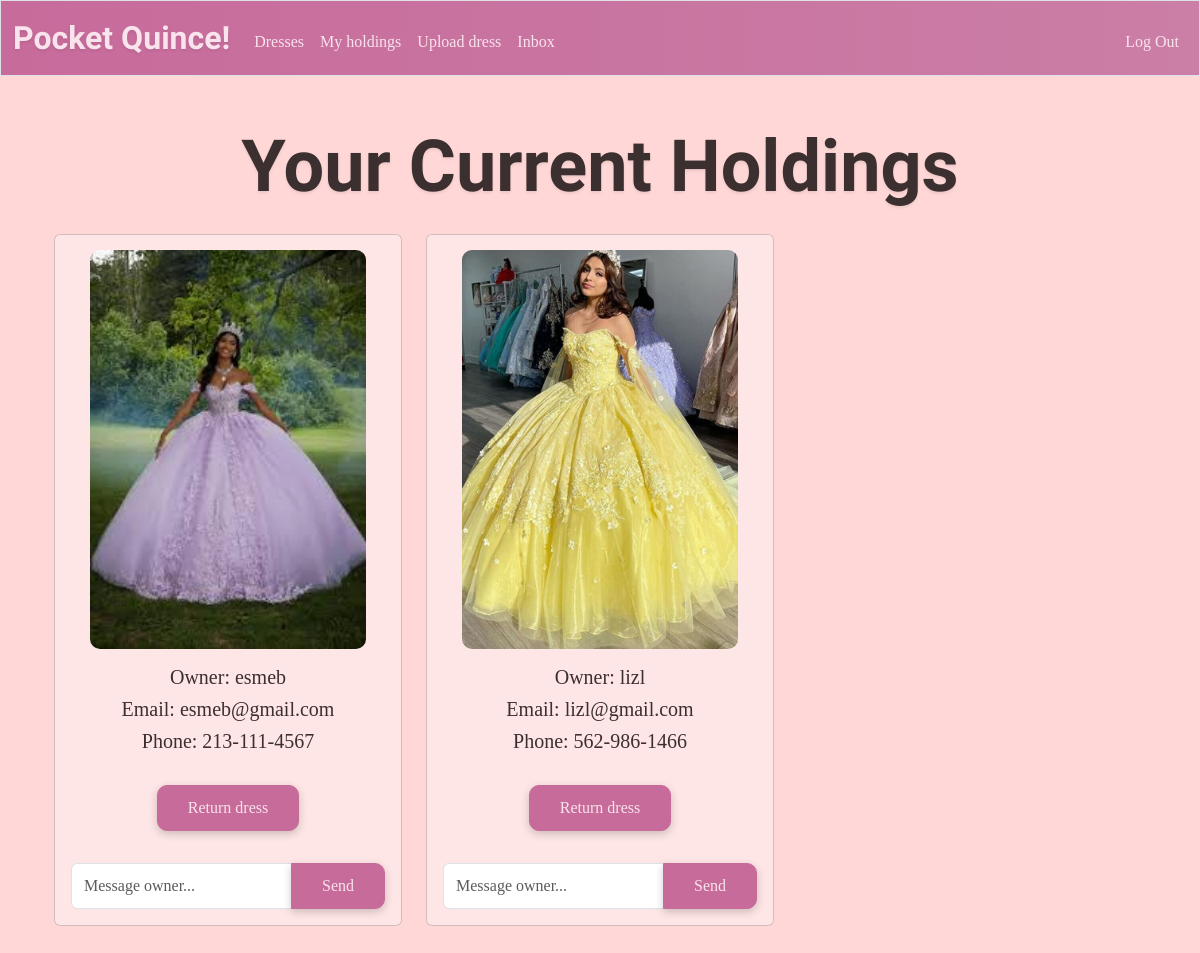
/holdings (signed in), run on the app's committed database.
### tables this page shows
CREATE TABLE dresses (
    id INTEGER PRIMARY KEY AUTOINCREMENT,
    size TEXT NOT NULL,
    color TEXT NOT NULL,
    owner INTEGER NOT NULL,
    image_url TEXT,
    time_posted TEXT NOT NULL DEFAULT CURRENT_TIMESTAMP,
    FOREIGN KEY (owner) REFERENCES users(id)
);

CREATE TABLE users (
id INTEGER PRIMARY KEY AUTOINCREMENT NOT NULL, 
username TEXT NOT NULL UNIQUE, 
email TEXT NOT NULL, 
phone TEXT NOT NULL, 
hash TEXT NOT NULL
);

### app.py (the view)
@app.route("/holdings")
@login_required
def holdings():
    db = get_db() # Establish database connection to wardrobe.db
    holdingBuffer = db.execute("SELECT * FROM dresses JOIN holdings as h on dresses.id = h.dress_id WHERE h.user_id = ? AND h.rent_end IS NULL ORDER BY h.rent_start DESC", (session["user_id"],)).fetchall()
    holdings = [] # Empty list for all rented dresses
    for holding in holdingBuffer:
        holding = dict(holding)  # Convert Row object to dictionary not readonly to allow changes
        holding["owner_id"] = holding["owner"]
        owner = db.execute("SELECT username, email, phone FROM users WHERE id = ?", (holding["owner"],)).fetchone()
        holding["owner_name"] = owner["username"]
        holding["owner_email"] = owner["email"]
        holding["owner_phone"] = owner["phone"]
        holdings.append(holding) # Add updated dictionary to list
    return render_template("holdings.html", holdings=holdings)

### app.py (called while the page is built)
def get_db():
    if "db" not in g: # Check if database connection already exists
        g.db = sqlite3.connect(DATABASE) # Open database and store connection for reuse
        g.db.row_factory = sqlite3.Row # Enable dictionary-like row access for reading
    return g.db # Return database connection

@app.after_request
def after_request(response):
    response.headers["Cache-Control"] = "no-cache, no-store, must-revalidate"
    response.headers["Expires"] = 0
    response.headers["Pragma"] = "no-cache"
    return response

### help.py (called while the page is built)
def login_required(f):
    @wraps(f)
    def decorated_function(*args, **kwargs):
        if session.get("user_id") is None:
            return redirect("/login")
        return f(*args, **kwargs)
    return decorated_function

### templates/holdings.html (shortened to what this page needs)
{% extends "layout.html" %}
{% block main %}
    <h1 class = "imperial mb-4">Your Current Holdings</h1>
    {% if holdings|length == 0 %}
        <h3 class = "body-font">You are not currently holding any dresses.</h3>
    {% else %}
        <div class="container">
            <div class="row">
                {% for dress in holdings %}
                    <div class = "col-md-4 mb-4">
                        <div class = "card dress-card">
                            <img class = "catalogImage mx-auto d-block" src = "{{ dress['image_url'] }}" alt = "Dress image">
                            <div class = "card-body">
                                <h5 class = "body-font">{{ "Owner: " + dress["owner_name"] }}</h5>
                                <h5 class = "body-font">{{ "Email: " + dress["owner_email"]}}</h5>
                                <h5 class = "body-font">{{ "Phone: " + dress["owner_phone"]}}</h5>
                                <form action = "/returnDress" method = "post">
                                    <br>
                                    <button class="btn btn-primary body-font" type="submit">Return dress</button>
                                </form>
                                <br>
                                <form action="/messages" method="post" class="mt-2">
                                    <div class="input-group">
                                        <input type="text" name="body" class="form-control body-font" placeholder="Message owner..." required>
                                        <button type="submit" class="btn btn-primary btn-sm body-font">Send</button>
                                    </div>
                                </form>
                            </div>
                        </div>
                    </div>
                {% endfor %}
            </div>
        </div>
    {% endif %}
{% endblock %}

### static/style.css (style rules this page uses)
body { background-color: #FFD7D7; }
.imperial { font-family: 'Imperial Script', cursive; text-shadow: 0px 2px 3px rgba(0,0,0,0.08); font-weight: 700; font-size: 450%; color: #3B2F2F; }
.body-font { font-family: 'Merriweather', serif; color: #3B2F2F }
.btn-primary { background-color: #C76B9B; color: #F9E3EC; border-color: #C76B9B; font-size: 1rem; border-radius: 10px; padding: 10px 30px; box-shadow: 0px 3px 8px rgba(0, 0, 0, 0.2); }
.catalogImage { width: 80%; height: 80%; max-height: 550px; object-fit: cover; object-position: center; border-radius: 10px; }
.dress-card { padding-top: 15px; height: 100%; }
.card { background-color: #FFE6E6; }
form label, form button { background-color: #C76B9B; border: 1px #C76B9B; padding: 5px 10px; border-radius: 900px; box-shadow: 0px 3px 8px rgba(0, 0, 0, 0.2); font-size: 0.8rem; height: auto; display: inline-block; width: auto; cursor: pointer; }

### data on the page
dresses: image_url (picture)
users: username "Owner: esmeb", email "Email: esmeb@gmail.com", phone "Phone: 213-111-4567"
dresses: image_url (picture)
users: username "Owner: lizl", email "Email: lizl@gmail.com", phone "Phone: 562-986-1466"
